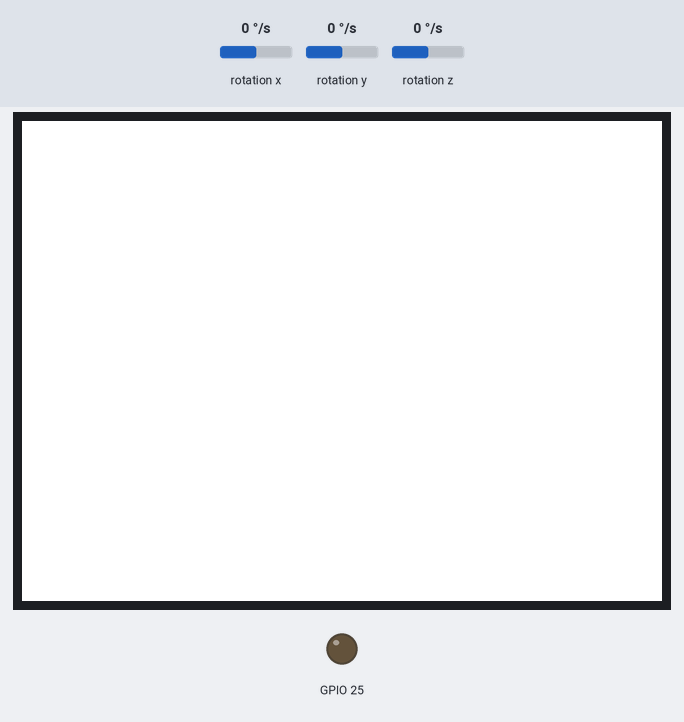
This sketch was run on a simulated ESP32. Shown: 320×240 colour display, output pins drawn as LEDs (lit = HIGH). Inputs (shaded band) come from the test bench; at power-on: rotation y 0 °/s, rotation x 0 °/s, rotation z 0 °/s. What the sketch prints to the serial monitor is not drawn.

Above: at 1.4 s.
1.5 s: rotation y set to 19 °/s
3.0 s: rotation y set to 22 °/s
At 4.2 s:
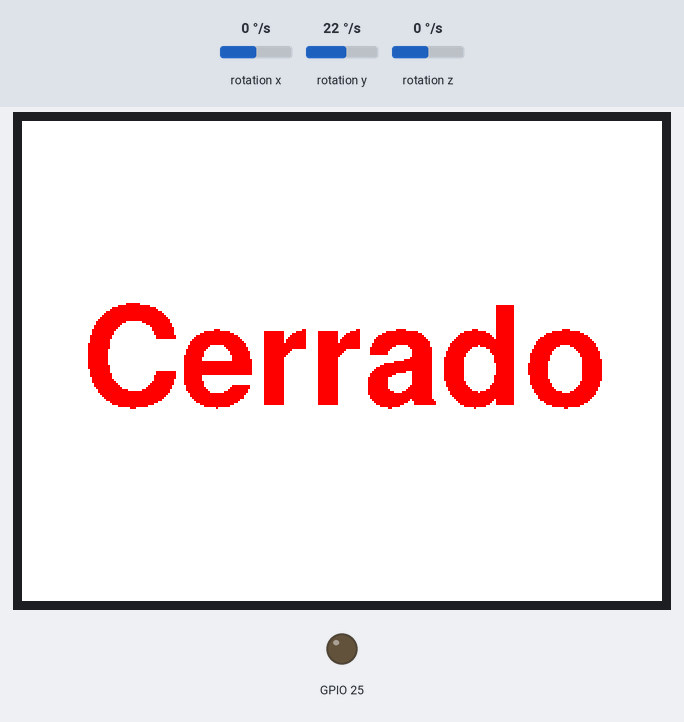
4.8 s: rotation y set to -26 °/s
6.3 s: rotation y set to -33 °/s
At 7.2 s:
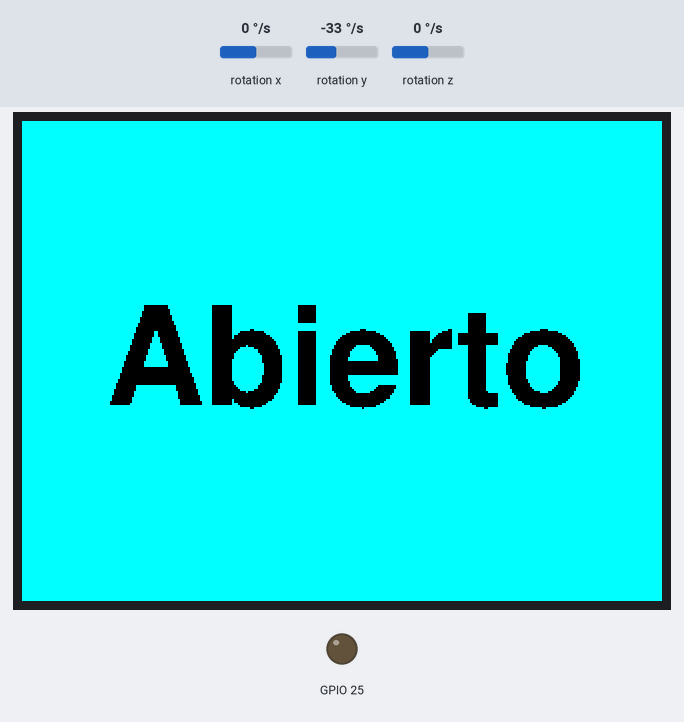
8.1 s: rotation y set to 100 °/s
At 9.1 s:
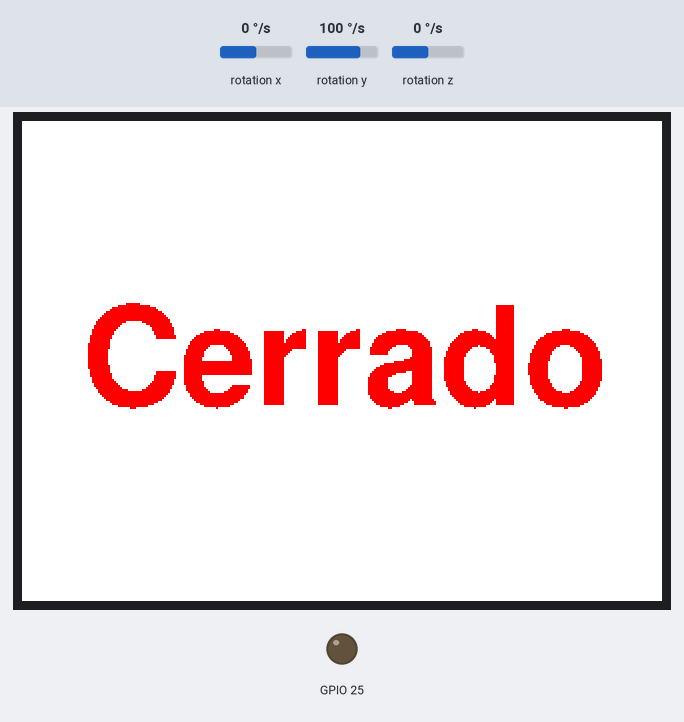
9.8 s: rotation y set to -192 °/s
At 10.9 s:
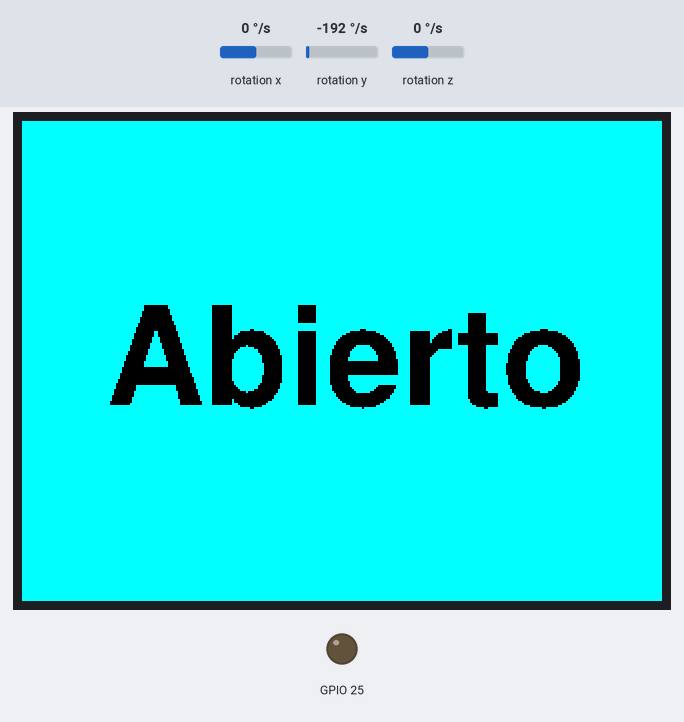
Timing chart, 0 to 12.8 s (numbered marks = the images above; inputs shaded):
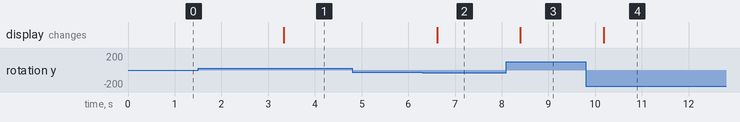

The sketch:

FridgeDoor.ino
```cpp
#define M5STACK_MPU6886

#include <M5Stack.h>
#include "FreeSansBold35pt7b.h"

//TEMPERATURE DEFINES
#include <OneWire.h>
#include <DallasTemperature.h>

const int pinDatosDQ = 5;

OneWire oneWireObjeto(pinDatosDQ);
DallasTemperature sensorDS18B20(&oneWireObjeto);

//GYROSCOPE DEFINES
float gyroX = 0.0F;
float gyroY = 0.0F;
float gyroZ = 0.0F;

int contador;
int flag;
int andre[2];
int i=0;
int closed=0;

//DISPLAY DEFINES
#define imgNameH Temp_hwb
#define imgNameL Temp_lwb
#define imgNameOK Temp_okwb
#define PicArray extern unsigned char
#define PicArrayL extern unsigned char
#define PicArrayH extern unsigned char
PicArray imgNameOK[];
PicArrayH imgNameH[];
PicArrayL imgNameL[];
#define BLACK 0x0000
#define RED 0xF800
#define CYAN 0x07FF
#define WHITE 0xFFFF

void setup()
{
  M5.begin();
  M5.Power.begin();
  dacWrite(25,0);
  sensorDS18B20.begin(); //Inicio sensor
  M5.IMU.Init();         //Inicio giroscopio
  M5.Lcd.setFreeFont(&FreeSansBold35pt7b);
  M5.Lcd.clear(WHITE);
  M5.Lcd.setRotation(3);
  Serial.begin(115200);
  contador=0;
}

void loop()
{
  door();
  andre[i]=flag;
  i=i+1;
  if (i==2){
    if ((andre[0]==1)&&(andre[1]==1)){
      closed=closed+1;
      Serial.println(closed);
      if (closed>=6){
        closed=5;
        read_temp();
        }
    }
    else if ((andre[0]==2)||(andre[1]==2))
    {
      closed=0;
    }
    i=0;
  }
  delay(500);

}

void door()
{
    M5.IMU.getGyroData(&gyroX, &gyroY, &gyroZ);
  if (gyroY > 20)//(gyroY <= -30) - cuando no esta rotado dispositivo
  {
    M5.Lcd.clear(WHITE);
    M5.Lcd.setCursor(5, (int)(M5.Lcd.height() / 2));
    M5.Lcd.setTextColor(RED);
    M5.Lcd.drawCentreString("Cerrado", (int)(M5.Lcd.width() / 2), 90, 1);
    contador = contador + 1;
    if ((gyroY <= 20) && (gyroY >= -20) && contador == 1)
    {
      contador = 0;
    }
    flag=1; //estado cerrado
  }
  else if (gyroY <= -30) //else if (gyroY > 20) - cuando no esta rotado dispositivo
  { //Se cambio 40 por 20 porque así detecta apertura lenta de la puerta.
    M5.Lcd.clear(CYAN);
    M5.Lcd.setCursor(5, (int)(M5.Lcd.height() / 2));
    M5.Lcd.setTextColor(BLACK);
    M5.Lcd.drawCentreString("Abierto", (int)(M5.Lcd.width() / 2), 90, 1);
    flag=2; //estado abierto
  }
}

void read_temp()
{
  sensorDS18B20.requestTemperatures();
  if (sensorDS18B20.getTempCByIndex(0) == -127)
  {
    //M5.Lcd.fillRect(0, 0, (M5.Lcd.width() / 2) + 60, 230, WHITE);
    M5.Lcd.clear(WHITE);
    M5.Lcd.setTextSize(1);
    M5.Lcd.setTextColor(BLACK);
    M5.Lcd.setCursor(10, 90);
    M5.Lcd.print("Error");
  }
  else
  {
    M5.Lcd.fillRect(0, 0, (M5.Lcd.width() / 2) + 60, 230, WHITE);
    M5.Lcd.setTextColor(RED);
    // M5.Lcd.setCursor(130, 70);
    M5.Lcd.setTextSize(2);
    M5.Lcd.drawNumber(sensorDS18B20.getTempCByIndex(0), 20, 90);
    M5.Lcd.setTextSize(1);
    M5.Lcd.setCursor(180, 90);
    M5.Lcd.print((char)0x6F);

    // Too high
    if (sensorDS18B20.getTempCByIndex(0) > 8)
    {
      //M5.Lcd.fillRect((int)(M5.Lcd.width() / 2) + 60, 5, 100, 230, WHITE);
      M5.Lcd.drawBitmap((int)(M5.Lcd.width() / 2) + 60, 5, 100, 230, (uint16_t *)imgNameH);
    }

    //Too low
    else if (sensorDS18B20.getTempCByIndex(0) <= -10)
    {
      //M5.Lcd.fillRect((int)(M5.Lcd.width() / 2) + 60, 5, 100, 230, WHITE);
      M5.Lcd.drawBitmap((int)(M5.Lcd.width() / 2) + 60, 5, 100, 230, (uint16_t *)imgNameL);
    }
    //OK
    else
    {
      //M5.Lcd.fillRect((int)(M5.Lcd.width() / 2) + 60, 5, 100, 230, WHITE);
      M5.Lcd.drawBitmap((int)(M5.Lcd.width() / 2) + 60, 5, 100, 230, (uint16_t *)imgNameOK);
    }
  }
}
```

Source omitted: sBold35pt7b.h (data table, 112973 bytes), Temp_hwb.c (data table, 222307 bytes), Temp_lwb.c (data table, 222306 bytes), Temp_okwb.c (data table, 222479 bytes)

Measured:
- the behaviour switches between 20 and 21 °/s on rotation y (found by bisection; images 0 and 1)
- the behaviour switches between -29 and -30 °/s on rotation y (found by bisection; images 1 and 2)
- after the input at 1.5 s, every drawn part: stays the same
- after the input at 3.0 s, the display: changes after 0.34 s (image 1)
- after the input at 4.8 s, every drawn part: stays the same
- after the input at 6.3 s, the display: changes after 0.32 s (image 2)
- after the input at 8.1 s, the display: changes after 0.30 s (image 3)
- after the input at 9.8 s, the display: changes after 0.38 s (image 4)
